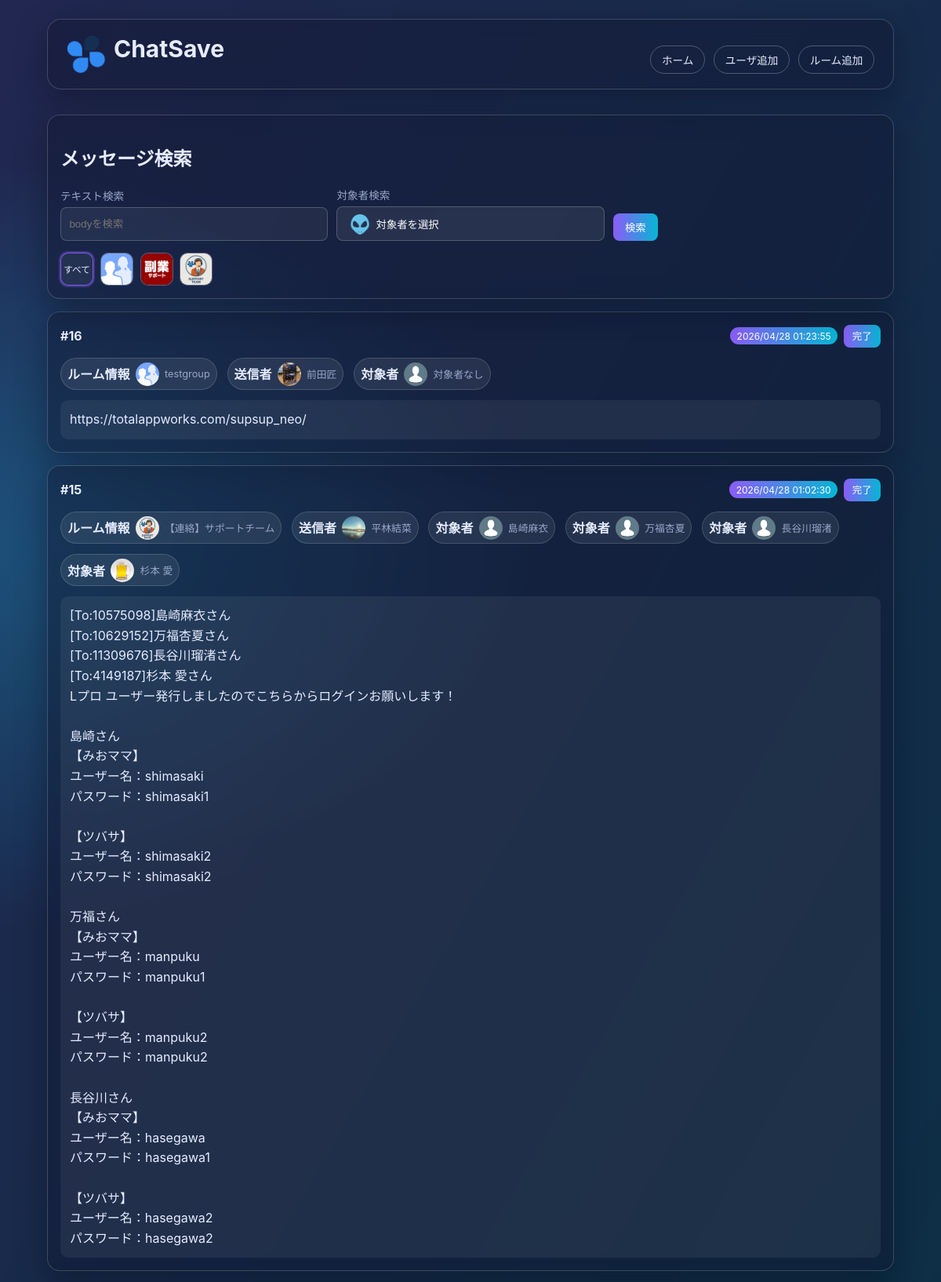
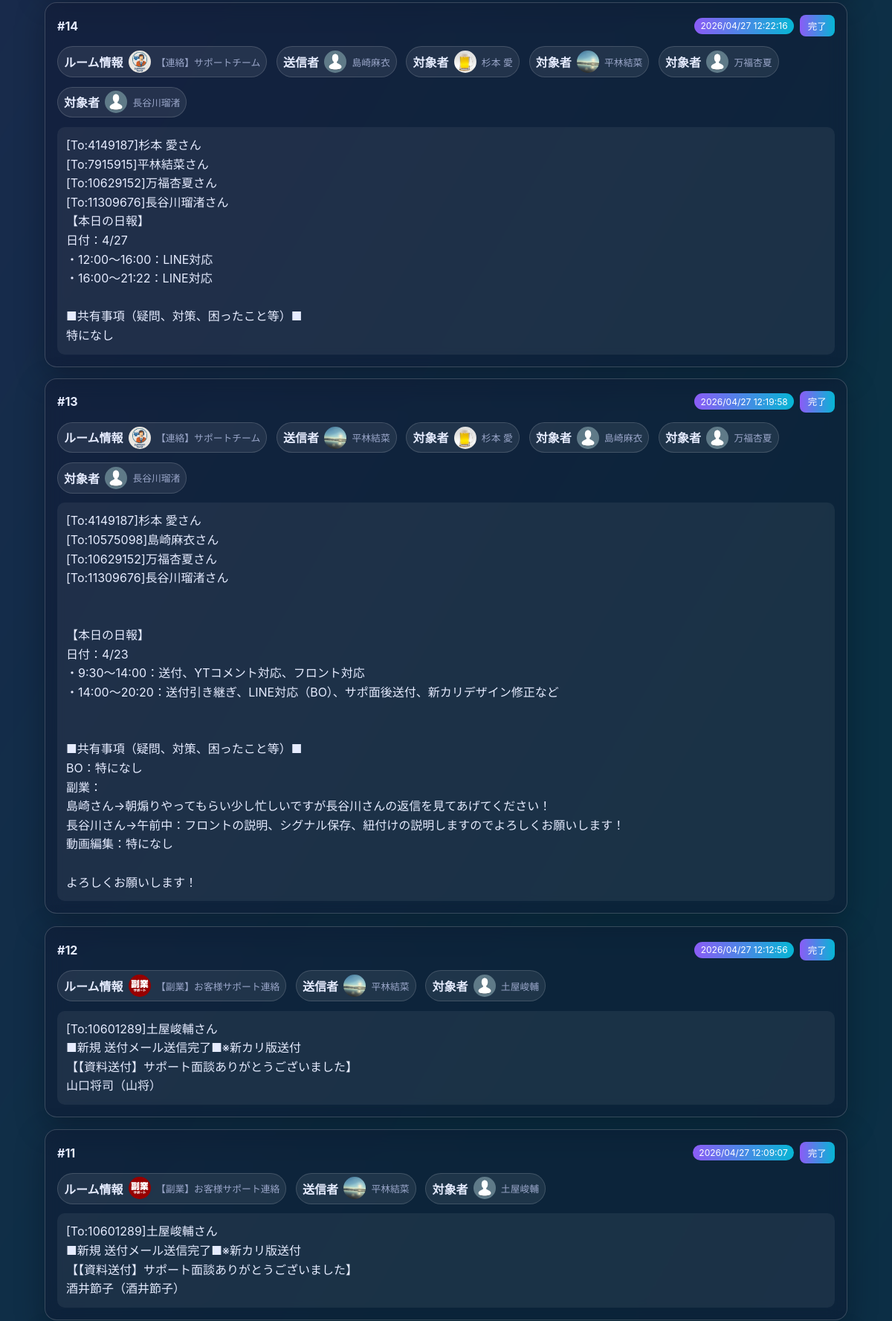
The page / (upper part) on the database its author committed (2 pictures, top to bottom).
### tables this page shows
CREATE TABLE room (
            id INTEGER PRIMARY KEY AUTOINCREMENT,
            room_name TEXT NOT NULL,
            room_id TEXT NOT NULL,
            room_icon TEXT
        );

CREATE TABLE message (
            id INTEGER PRIMARY KEY AUTOINCREMENT,
            room_id INTEGER,
            account_id TEXT,
            body TEXT NOT NULL,
            send_time TEXT,
            task INTEGER NOT NULL DEFAULT 0
        , message_id TEXT);

CREATE TABLE users (
            id INTEGER PRIMARY KEY AUTOINCREMENT,
            user_name TEXT NOT NULL,
            account_id TEXT NOT NULL,
            user_icon TEXT
        );

### index.php (the view, shortened to what this page needs)
<?php
$pdo = get_db();
$q = trim((string)($_GET['q'] ?? ''));
$selectedRoomId = trim((string)($_GET['room_id'] ?? ''));
$page = max(1, (int)($_GET['page'] ?? 1));
$perPage = 30;
$rooms = $pdo->query('SELECT id, room_id, room_name, room_icon FROM room ORDER BY room_name ASC')->fetchAll(PDO::FETCH_ASSOC);
$users = $pdo->query('SELECT account_id, user_name, user_icon FROM users ORDER BY user_name ASC')->fetchAll(PDO::FETCH_ASSOC);
$sql = <<<'SQL'
SELECT
    m.id,
    m.room_id,
    m.account_id,
    m.body,
    m.send_time,
    COALESCE(m.task, 0) AS task,
    r.room_name,
    r.room_icon,
    u.user_name,
    u.user_icon
FROM message m
LEFT JOIN room r ON CAST(m.room_id AS TEXT) = r.room_id
LEFT JOIN users u ON m.account_id = u.account_id
WHERE 1=1
SQL;
$params = [];
$sql .= ' ORDER BY COALESCE(m.send_time, "") DESC, m.id DESC';
$stmt = $pdo->prepare($sql);
$stmt->execute($params);
$messages = $stmt->fetchAll(PDO::FETCH_ASSOC);
function parse_targets_from_body(string $body): array
{
    if (preg_match_all('/\[to:\s*([^\]\s]+)\]/i', $body, $matches) > 0) {
        $accountIds = array_values(array_unique(array_filter(array_map(static fn(string $value): string => trim($value), $matches[1] ?? []), static fn(string $value): bool => $value !== '')));
        return ['type' => 'user', 'account_ids' => $accountIds];
    }
    return ['type' => 'none', 'account_ids' => []];
}
function parse_attachments_from_body(string $body): array
{
    $matches = [];
    preg_match_all('/\[download:(\d+)\](.*?)\[\/download\]/is', $body, $matches, PREG_SET_ORDER);
    if ($matches === []) {
        return [];
    }
    $attachments = [];
    foreach ($matches as $match) {
        $fileId = trim((string)($match[1] ?? ''));
        $fileLabel = trim((string)($match[2] ?? ''));
        $attachments[] = [
            'file_id' => $fileId,
            'file_label' => $fileLabel,
        ];
    }
    return $attachments;
}
function parse_reply_to_message_id(string $body): ?string
{
    if (preg_match('/\[rp[^\]]*\bto=(\d+)\b[^\]]*\]/i', $body, $matches) === 1) {
        return trim((string)($matches[1] ?? '')) ?: null;
    }
    return null;
}
$targetUsersByAccountId = [];
foreach ($users as $user) {
    $targetUsersByAccountId[(string)$user['account_id']] = $user;
}
foreach ($messages as $index => $message) {
    $target = parse_targets_from_body((string)($message['body'] ?? ''));
    $messages[$index]['target_type'] = $target['type'];
    $messages[$index]['target_account_ids'] = $target['account_ids'];
    $messages[$index]['attachments'] = parse_attachments_from_body((string)($message['body'] ?? ''));
    $messages[$index]['reply_to_message_id'] = parse_reply_to_message_id((string)($message['body'] ?? ''));
}
$offset = ($page - 1) * $perPage;
$messages = array_slice($messages, $offset, $perPage);
$messagesWithHierarchy = [];
foreach ($messages as $message) {
    $messagesWithHierarchy[] = $message;
}
$messages = $messagesWithHierarchy;
$selectedTargetLabel = '対象者を選択';
$selectedTargetIcon = 'img/all.png';
function build_query(array $overrides = []): string
{
    $params = [
        'q' => trim((string)($_GET['q'] ?? '')),
        'room_id' => trim((string)($_GET['room_id'] ?? '')),
        'target' => trim((string)($_GET['target'] ?? '')),
        'page' => (string)max(1, (int)($_GET['page'] ?? 1)),
    ];
    foreach ($overrides as $key => $value) {
        $params[$key] = (string)$value;
    }
    if (($params['page'] ?? '1') === '1') {
        unset($params['page']);
    }
    return http_build_query(array_filter($params, static fn(string $value): bool => $value !== ''));
}
include __DIR__ . '/header.php';
?>
<section class="card glass form-card">
  <h2>メッセージ検索</h2>
  <form method="get" class="admin-form horizontal-form search-row">
    <label>テキスト検索
      <input type="text" name="q" value="<?php echo htmlspecialchars($q, ENT_QUOTES, 'UTF-8'); ?>" placeholder="bodyを検索">
    </label>
    <label>対象者検索
      <div class="target-dropdown" data-target-dropdown>
        <button type="button" class="target-dropdown-toggle" data-target-toggle>
          <img src="<?php echo htmlspecialchars($selectedTargetIcon, ENT_QUOTES, 'UTF-8'); ?>" alt="選択対象" onerror="this.onerror=null;this.src='img/noimage.png';">
          <span><?php echo htmlspecialchars($selectedTargetLabel, ENT_QUOTES, 'UTF-8'); ?></span>
        </button>
      </div>
    </label>
    <button type="submit">検索</button>
  </form>
  <div class="icon-filter-row" aria-label="ルーム絞り込み">
    <a href="index.php?<?php echo htmlspecialchars(build_query(['room_id' => '', 'page' => '1']), ENT_QUOTES, 'UTF-8'); ?>" class="icon-filter-button <?php echo $selectedRoomId === '' ? 'active' : ''; ?>" title="すべて表示">
      すべて
    </a>
    <?php foreach ($rooms as $room): ?>
      <?php
        $roomId = (string)$room['room_id'];
        $roomName = (string)$room['room_name'];
        $iconPath = trim((string)($room['room_icon'] ?? ''));
      ?>
      <a
        href="index.php?<?php echo htmlspecialchars(build_query(['room_id' => $roomId, 'page' => '1']), ENT_QUOTES, 'UTF-8'); ?>"
        class="icon-filter-button <?php echo $selectedRoomId === $roomId ? 'active' : ''; ?>"
        title="<?php echo htmlspecialchars($roomName, ENT_QUOTES, 'UTF-8'); ?>"
      >
        <img src="<?php echo htmlspecialchars($iconPath !== '' ? $iconPath : 'img/noimage.png', ENT_QUOTES, 'UTF-8'); ?>" alt="<?php echo htmlspecialchars($roomName, ENT_QUOTES, 'UTF-8'); ?>" onerror="this.onerror=null;this.src='img/noimage.png';">
      </a>
    <?php endforeach; ?>
  </div>
</section>
<section class="cards" aria-label="メッセージ一覧">
  <?php foreach ($messages as $message): ?>
    <?php
      $roomName = trim((string)($message['room_name'] ?? ''));
      $roomLabel = $roomName !== '' ? $roomName : ('room_id: ' . (string)$message['room_id']);
      $roomIcon = trim((string)($message['room_icon'] ?? ''));
      $senderName = trim((string)($message['user_name'] ?? ''));
      $senderLabel = $senderName !== '' ? $senderName : ('account_id: ' . (string)$message['account_id']);
      $senderIcon = trim((string)($message['user_icon'] ?? ''));
      $targetType = (string)($message['target_type'] ?? 'none');
      $targetAccountIds = is_array($message['target_account_ids'] ?? null) ? $message['target_account_ids'] : [];
      $targetUsers = [];
      foreach ($targetAccountIds as $targetAccountId) {
          $targetUsers[] = $targetUsersByAccountId[(string)$targetAccountId] ?? ['account_id' => (string)$targetAccountId];
      }
      $targetEntries = [];
      if ($targetType === 'all') {
          $targetEntries[] = [
              'label' => '全員',
              'icon' => 'img/all.png',
          ];
      } else {
          foreach ($targetUsers as $targetUser) {
              $targetName = trim((string)($targetUser['user_name'] ?? ''));
              $targetAccountId = trim((string)($targetUser['account_id'] ?? ''));
              $targetLabel = '';
              if ($targetName !== '') {
                  $targetLabel = $targetName;
              } elseif ($targetAccountId !== '') {
                  $targetLabel = 'account_id: ' . $targetAccountId;
              }
              if ($targetLabel !== '') {
                  $targetEntries[] = [
                      'label' => $targetLabel,
                      'icon' => trim((string)($targetUser['user_icon'] ?? '')),
                  ];
              }
          }
      }
      if ($targetEntries === []) {
          $targetEntries[] = [
              'label' => '対象者なし',
              'icon' => 'img/noimage.png',
          ];
      }
      $rawSendTime = trim((string)($message['send_time'] ?? ''));
      $timestamp = strtotime($rawSendTime);
      $formattedSendTime = $rawSendTime;
      if ($timestamp !== false) {
          $formattedSendTime = date('Y/m/d H:i:s', $timestamp);
      }
      $isTaskDone = (int)($message['task'] ?? 0) === 1;
      $isReplyChild = (bool)($message['is_reply_child'] ?? false);
    ?>
    <article class="card glass message-card <?php echo $isTaskDone ? 'is-complete' : ''; ?> <?php echo $isReplyChild ? 'is-reply-child' : ''; ?>" data-message-id="<?php echo (int)$message['id']; ?>">
      <div class="card-head">
        <h2>#<?php echo (int)$message['id']; ?></h2>
        <div class="card-actions">
          <span class="badge"><?php echo htmlspecialchars($formattedSendTime, ENT_QUOTES, 'UTF-8'); ?></span>
          <button type="button" class="task-toggle" data-task-state="<?php echo $isTaskDone ? '1' : '0'; ?>"><?php echo $isTaskDone ? '取消' : '完了'; ?></button>
        </div>
      </div>
      <div class="message-meta-row">
        <div class="entity-chip" data-tooltip="<?php echo htmlspecialchars($roomLabel, ENT_QUOTES, 'UTF-8'); ?>">
          <strong>ルーム情報</strong>
          <img src="<?php echo htmlspecialchars($roomIcon !== '' ? $roomIcon : 'img/noimage.png', ENT_QUOTES, 'UTF-8'); ?>" alt="<?php echo htmlspecialchars($roomLabel, ENT_QUOTES, 'UTF-8'); ?>" onerror="this.onerror=null;this.src='img/noimage.png';">
          <span><?php echo htmlspecialchars($roomLabel, ENT_QUOTES, 'UTF-8'); ?></span>
        </div>
        <div class="entity-chip" data-tooltip="<?php echo htmlspecialchars($senderLabel, ENT_QUOTES, 'UTF-8'); ?>">
          <strong>送信者</strong>
          <img src="<?php echo htmlspecialchars($senderIcon !== '' ? $senderIcon : 'img/noimage.png', ENT_QUOTES, 'UTF-8'); ?>" alt="<?php echo htmlspecialchars($senderLabel, ENT_QUOTES, 'UTF-8'); ?>" onerror="this.onerror=null;this.src='img/noimage.png';">
          <span><?php echo htmlspecialchars($senderLabel, ENT_QUOTES, 'UTF-8'); ?></span>
        </div>
        <?php foreach ($targetEntries as $targetEntry): ?>
          <?php
            $targetLabel = (string)($targetEntry['label'] ?? '対象者なし');
            $targetIcon = trim((string)($targetEntry['icon'] ?? ''));
          ?>
          <div class="entity-chip" data-tooltip="<?php echo htmlspecialchars($targetLabel, ENT_QUOTES, 'UTF-8'); ?>">
            <strong>対象者</strong>
            <img src="<?php echo htmlspecialchars($targetIcon !== '' ? $targetIcon : 'img/noimage.png', ENT_QUOTES, 'UTF-8'); ?>" alt="<?php echo htmlspecialchars($targetLabel, ENT_QUOTES, 'UTF-8'); ?>" onerror="this.onerror=null;this.src='img/noimage.png';">
            <span><?php echo htmlspecialchars($targetLabel, ENT_QUOTES, 'UTF-8'); ?></span>
          </div>
        <?php endforeach; ?>
      </div>
      <div class="message-body"><?php echo nl2br(htmlspecialchars((string)$message['body'], ENT_QUOTES, 'UTF-8')); ?></div>
    </article>
  <?php endforeach; ?>
</section>
<?php include __DIR__ . '/footer.php'; ?>

### style/style.css (style rules this page uses)
:root { --bg: #0b1020; --text: #e6ecff; --muted: #9aa6c9; --card: rgba(16, 22, 45, 0.40); --border: rgba(255, 255, 255, 0.18); --accent-a: #8b5cf6; --accent-b: #06b6d4; }
* { box-sizing: border-box; }
body { margin: 0; min-height: 100vh; font-family: "Inter", "Noto Sans JP", system-ui, sans-serif; color: var(--text); background: radial-gradient(1200px 700px at 85% -10%, rgba(139, 92, 246, 0.45), transparent), radial-gradient(800px 500px at -10% 10%, rgba(6, 182, 212, 0.35), transparent), var(--bg); overflow-x: hidden; }
.glass { background: var(--card); border: 1px solid var(--border); backdrop-filter: blur(12px); -webkit-backdrop-filter: blur(12px); box-shadow: 0 12px 38px rgba(5, 8, 20, .35); }
.cards { display: flex; grid-template-columns: repeat(auto-fit, minmax(270px, 1fr)); gap: 1rem; flex-direction: column; position: relative; z-index: 1; }
.card { border-radius: 16px; padding: 1rem; transform: translateY(6px); opacity: 0; animation: slideUp .55s ease forwards; animation-delay: var(--delay, 0ms); transition: transform .2s ease, border-color .2s ease; }
.card-head { display: flex; justify-content: space-between; align-items: center; gap: .6rem; margin-bottom: .8rem; }
.card-head h2 { margin: 0; font-size: 1rem; overflow-wrap: anywhere; }
.badge { padding: .2rem .55rem; border-radius: 999px; font-size: .75rem; color: #fff; background: linear-gradient(90deg, var(--accent-a), var(--accent-b)); }
.form-card { margin-bottom: 1rem; position: relative; z-index: 40; }
.admin-form { display: grid; gap: .7rem; }
.admin-form label { display: grid; gap: .35rem; font-size: .85rem; color: var(--muted); }
.admin-form input { border-radius: 8px; border: 1px solid rgba(255,255,255,.2); padding: 13px .65rem; background: rgba(255,255,255,.06); color: var(--text); }
button { width: fit-content; border: 0; border-radius: 8px; padding: .5rem .95rem; cursor: pointer; color: #fff; background: linear-gradient(90deg, var(--accent-a), var(--accent-b)); }
.horizontal-form { grid-template-columns: repeat(auto-fit, minmax(180px, 1fr)); align-items: end; }
.search-row { margin-bottom: .9rem; }
.icon-filter-row { display: flex; flex-wrap: wrap; gap: .55rem; }
.icon-filter-button { width: 42px; height: 42px; border-radius: 10px; border: 1px solid rgba(255,255,255,.24); display: inline-flex; align-items: center; justify-content: center; text-decoration: none; background: rgba(255,255,255,.06); color: var(--text); font-size: .73rem; }
.icon-filter-button img { width: 100%; height: 100%; border-radius: 9px; object-fit: cover; }
.icon-filter-button.active { border-color: rgba(139, 92, 246, .95); box-shadow: 0 0 0 2px rgba(139, 92, 246, .35); }
.message-meta-row { display: flex; flex-wrap: wrap; gap: .8rem; margin-bottom: .8rem; }
.entity-chip { display: inline-flex; align-items: center; gap: .45rem; padding: .3rem .5rem; border-radius: 999px; background: rgba(255, 255, 255, .08); border: 1px solid rgba(255,255,255,.15); position: relative; }
.entity-chip img { width: 30px; height: 30px; border-radius: 999px; object-fit: cover; }
.entity-chip span { font-size: .8rem; color: var(--muted); }
.entity-chip::after { content: attr(data-tooltip); position: absolute; bottom: calc(100% + 8px); left: 50%; transform: translateX(-50%) scale(.98); transform-origin: bottom center; background: rgba(9, 13, 30, .98); border: 1px solid rgba(255,255,255,.2); border-radius: 8px; padding: .35rem .55rem; font-size: .75rem; color: #fff; opacity: 0; pointer-events: none; white-space: nowrap; transition: opacity .15s ease, transform .15s ease; }
.message-body { padding: .75rem; border-radius: 10px; background: rgba(255,255,255,.06); line-height: 1.6; overflow-wrap: anywhere; }
.target-dropdown { position: relative; }
.target-dropdown-toggle { width: 100%; display: flex; align-items: center; gap: .5rem; justify-content: flex-start; background: rgba(255,255,255,.08); border: 1px solid rgba(255,255,255,.2); }
.target-dropdown-toggle img, .target-option img { width: 26px; height: 26px; border-radius: 999px; object-fit: cover; }
.message-card { position: relative; overflow: hidden; }
.card-actions { display: flex; align-items: center; gap: .45rem; }
.task-toggle { padding: .35rem .7rem; font-size: .78rem; }

### rows shown on the page
room: room_icon (picture)
room: room_icon (picture)
room: room_icon (picture)
message: id "16", send_time "2026/04/28 01:23:55", room.room_icon (picture), room.room_name "testgroup", users.user_icon (picture), users.user_name "前田匠", targetLabel "対象者なし", body "https://totalappworks.com/supsup_neo/"
message: id "15", send_time "2026/04/28 01:02:30", room.room_icon (picture), room.room_name "【連絡】サポートチーム", users.user_icon (picture), users.user_name "平林結菜", targetLabel "島崎麻衣", targetLabel "万福杏夏", targetLabel "長谷川瑠渚", targetLabel "杉本 愛", body "[To:10575098]島崎麻衣さん [To:10629152]万福杏夏さん [To:11309676]長谷川瑠渚さん [To:4149187]杉本 愛さん Lプロ ユーザー発行しましたのでこちらからログインお願いします！ 島崎さん 【みおママ】 ユーザー名：shimasaki パスワード：shimasaki1 【ツバサ】 ユーザー名：shimasaki2 パスワード：shimasaki2 万福さん 【みおママ】 ユーザー名：manpuku パスワード：manpuku1 【ツバサ】 ユーザー名：manpuku2 パスワード：manpuku2 長谷川さん 【みおママ】 ユーザー名：hasegawa パスワード：hasegawa1 【ツバサ】 ユーザー名：hasegawa2 パスワード：hasegawa2"
message: id "14", send_time "2026/04/27 12:22:16", room.room_icon (picture), room.room_name "【連絡】サポートチーム", users.user_icon (picture), users.user_name "島崎麻衣", targetLabel "杉本 愛", targetLabel "平林結菜", targetLabel "万福杏夏", targetLabel "長谷川瑠渚", body "[To:4149187]杉本 愛さん [To:7915915]平林結菜さん [To:10629152]万福杏夏さん [To:11309676]長谷川瑠渚さん 【本日の日報】 日付：4/27 ・12:00～16:00：LINE対応 ・16:00～21:22：LINE対応 ■共有事項（疑問、対策、困ったこと等）■ 特になし"
message: id "13", send_time "2026/04/27 12:19:58", room.room_icon (picture), room.room_name "【連絡】サポートチーム", users.user_icon (picture), users.user_name "平林結菜", targetLabel "杉本 愛", targetLabel "島崎麻衣", targetLabel "万福杏夏", targetLabel "長谷川瑠渚", body "[To:4149187]杉本 愛さん [To:10575098]島崎麻衣さん [To:10629152]万福杏夏さん [To:11309676]長谷川瑠渚さん 【本日の日報】 日付：4/23 ・9:30～14:00：送付、YTコメント対応、フロント対応 ・14:00～20:20：送付引き継ぎ、LINE対応（BO）、サポ面後送付、新カリデザイン修正など ■共有事項（疑問、対策、困ったこと等）■ BO：特になし 副業： 島崎さん→朝煽りやってもらい少し忙しいですが長谷川さんの返信を見てあげてください！ 長谷川さん→午前中：フロントの説明、シグナル保存、紐付けの説明しますのでよろしくお願いします！ 動画編集：特になし よろしくお願いします！"
message: id "12", send_time "2026/04/27 12:12:56", room.room_icon (picture), room.room_name "【副業】お客様サポート連絡", users.user_icon (picture), users.user_name "平林結菜", body "[To:10601289]土屋峻輔さん ■新規 送付メール送信完了■※新カリ版送付 【【資料送付】サポート面談ありがとうございました】 山口将司（山将）"
users: user_name "土屋峻輔"
message: id "11", send_time "2026/04/27 12:09:07", room.room_icon (picture), room.room_name "【副業】お客様サポート連絡", users.user_icon (picture), users.user_name "平林結菜", body "[To:10601289]土屋峻輔さん ■新規 送付メール送信完了■※新カリ版送付 【【資料送付】サポート面談ありがとうございました】 酒井節子（酒井節子）"

### other values the page prints
$selectedTargetLabel "対象者を選択"
